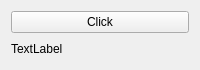
<?xml version="1.0" encoding="UTF-8"?>
<ui version="4.0">
 <class>Widget</class>
 <widget class="QWidget" name="Widget">
  <property name="geometry">
   <rect>
    <x>0</x>
    <y>0</y>
    <width>200</width>
    <height>70</height>
   </rect>
  </property>
  <property name="windowTitle">
   <string>Widget</string>
  </property>
  <layout class="QVBoxLayout" name="verticalLayout">
   <item>
    <widget class="QPushButton" name="myButton">
     <property name="text">
      <string>Click</string>
     </property>
    </widget>
   </item>
   <item>
    <widget class="QLabel" name="label">
     <property name="text">
      <string>TextLabel</string>
     </property>
    </widget>
   </item>
  </layout>
 </widget>
 <resources/>
 <connections/>
</ui>
